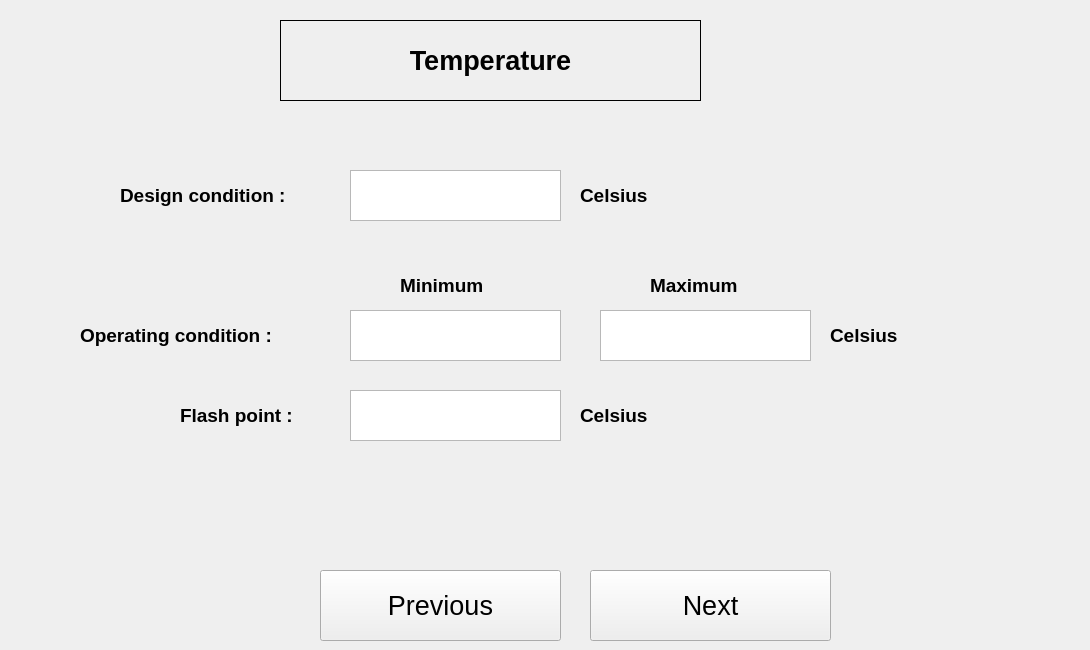
  <widget class="QWidget" name="Temperature">
   <widget class="QTextEdit" name="TempOperatingconditionmin">
    <property name="geometry">
     <rect>
      <x>350</x>
      <y>310</y>
      <width>211</width>
      <height>51</height>
     </rect>
    </property>
   </widget>
   <widget class="QLabel" name="TempDesigncondition_3">
    <property name="geometry">
     <rect>
      <x>120</x>
      <y>170</y>
      <width>231</width>
      <height>51</height>
     </rect>
    </property>
    <property name="font">
     <font>
      <pointsize>14</pointsize>
      <weight>75</weight>
      <bold>true</bold>
     </font>
    </property>
    <property name="text">
     <string>Design condition :</string>
    </property>
   </widget>
   <widget class="QLabel" name="unit_22">
    <property name="geometry">
     <rect>
      <x>580</x>
      <y>170</y>
      <width>231</width>
      <height>51</height>
     </rect>
    </property>
    <property name="font">
     <font>
      <pointsize>14</pointsize>
      <weight>75</weight>
      <bold>true</bold>
     </font>
    </property>
    <property name="text">
     <string>Celsius</string>
    </property>
   </widget>
   <widget class="QTextEdit" name="TempDesigncondition">
    <property name="geometry">
     <rect>
      <x>350</x>
      <y>170</y>
      <width>211</width>
      <height>51</height>
     </rect>
    </property>
   </widget>
   <widget class="QLabel" name="TempOperatingcondition">
    <property name="geometry">
     <rect>
      <x>80</x>
      <y>310</y>
      <width>251</width>
      <height>51</height>
     </rect>
    </property>
    <property name="font">
     <font>
      <pointsize>14</pointsize>
      <weight>75</weight>
      <bold>true</bold>
     </font>
    </property>
    <property name="text">
     <string>Operating condition :</string>
    </property>
   </widget>
   <widget class="QLabel" name="label">
    <property name="geometry">
     <rect>
      <x>280</x>
      <y>20</y>
      <width>421</width>
      <height>81</height>
     </rect>
    </property>
    <property name="font">
     <font>
      <pointsize>20</pointsize>
      <weight>75</weight>
      <bold>true</bold>
     </font>
    </property>
    <property name="layoutDirection">
     <enum>Qt::LeftToRight</enum>
    </property>
    <property name="autoFillBackground">
     <bool>true</bool>
    </property>
    <property name="frameShape">
     <enum>QFrame::Box</enum>
    </property>
    <property name="text">
     <string>Temperature</string>
    </property>
    <property name="alignment">
     <set>Qt::AlignCenter</set>
    </property>
   </widget>
   <widget class="QLabel" name="unit_23">
    <property name="geometry">
     <rect>
      <x>400</x>
      <y>260</y>
      <width>231</width>
      <height>51</height>
     </rect>
    </property>
    <property name="font">
     <font>
      <pointsize>14</pointsize>
      <weight>75</weight>
      <bold>true</bold>
     </font>
    </property>
    <property name="text">
     <string>Minimum</string>
    </property>
   </widget>
   <widget class="QLabel" name="unit_24">
    <property name="geometry">
     <rect>
      <x>650</x>
      <y>260</y>
      <width>231</width>
      <height>51</height>
     </rect>
    </property>
    <property name="font">
     <font>
      <pointsize>14</pointsize>
      <weight>75</weight>
      <bold>true</bold>
     </font>
    </property>
    <property name="text">
     <string>Maximum</string>
    </property>
   </widget>
   <widget class="QTextEdit" name="TempOperatingconditionmax">
    <property name="geometry">
     <rect>
      <x>600</x>
      <y>310</y>
      <width>211</width>
      <height>51</height>
     </rect>
    </property>
   </widget>
   <widget class="QLabel" name="Flashpoint_2">
    <property name="geometry">
     <rect>
      <x>180</x>
      <y>390</y>
      <width>231</width>
      <height>51</height>
     </rect>
    </property>
    <property name="font">
     <font>
      <pointsize>14</pointsize>
      <weight>75</weight>
      <bold>true</bold>
     </font>
    </property>
    <property name="text">
     <string>Flash point :</string>
    </property>
   </widget>
   <widget class="QTextEdit" name="Flashpoint">
    <property name="geometry">
     <rect>
      <x>350</x>
      <y>390</y>
      <width>211</width>
      <height>51</height>
     </rect>
    </property>
   </widget>
   <widget class="QLabel" name="unit_26">
    <property name="geometry">
     <rect>
      <x>580</x>
      <y>390</y>
      <width>231</width>
      <height>51</height>
     </rect>
    </property>
    <property name="font">
     <font>
      <pointsize>14</pointsize>
      <weight>75</weight>
      <bold>true</bold>
     </font>
    </property>
    <property name="text">
     <string>Celsius</string>
    </property>
   </widget>
   <widget class="QLabel" name="unit_25">
    <property name="geometry">
     <rect>
      <x>830</x>
      <y>310</y>
      <width>231</width>
      <height>51</height>
     </rect>
    </property>
    <property name="font">
     <font>
      <pointsize>14</pointsize>
      <weight>75</weight>
      <bold>true</bold>
     </font>
    </property>
    <property name="text">
     <string>Celsius</string>
    </property>
   </widget>
   <widget class="QPushButton" name="next_6">
    <property name="geometry">
     <rect>
      <x>590</x>
      <y>570</y>
      <width>241</width>
      <height>71</height>
     </rect>
    </property>
    <property name="font">
     <font>
      <pointsize>20</pointsize>
     </font>
    </property>
    <property name="text">
     <string>Next</string>
    </property>
   </widget>
   <widget class="QPushButton" name="previous_5">
    <property name="geometry">
     <rect>
      <x>320</x>
      <y>570</y>
      <width>241</width>
      <height>71</height>
     </rect>
    </property>
    <property name="font">
     <font>
      <pointsize>20</pointsize>
     </font>
    </property>
    <property name="text">
     <string>Previous</string>
    </property>
   </widget>
   <widget class="QLabel" name="label_8">
    <property name="geometry">
     <rect>
      <x>730</x>
      <y>-30</y>
      <width>351</width>
      <height>241</height>
     </rect>
    </property>
    <property name="text">
     <string/>
    </property>
    <property name="pixmap">
     <pixmap>../download (1).png</pixmap>
    </property>
   </widget>
  </widget>
